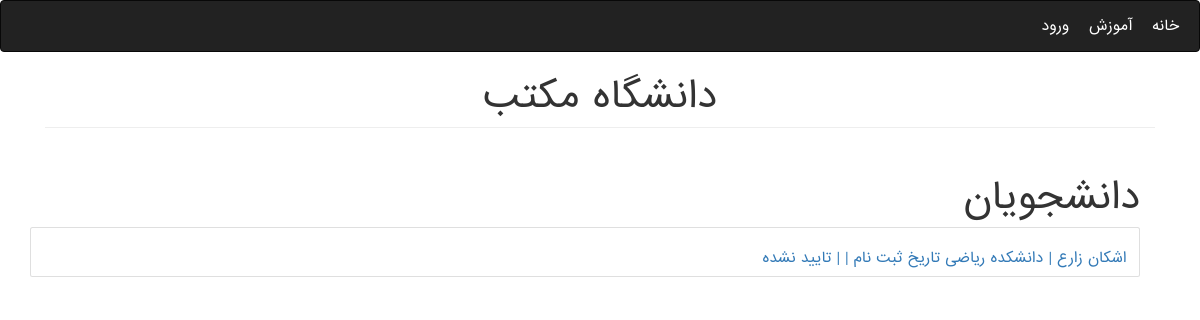
Before: /Education/students/ with the older database file.
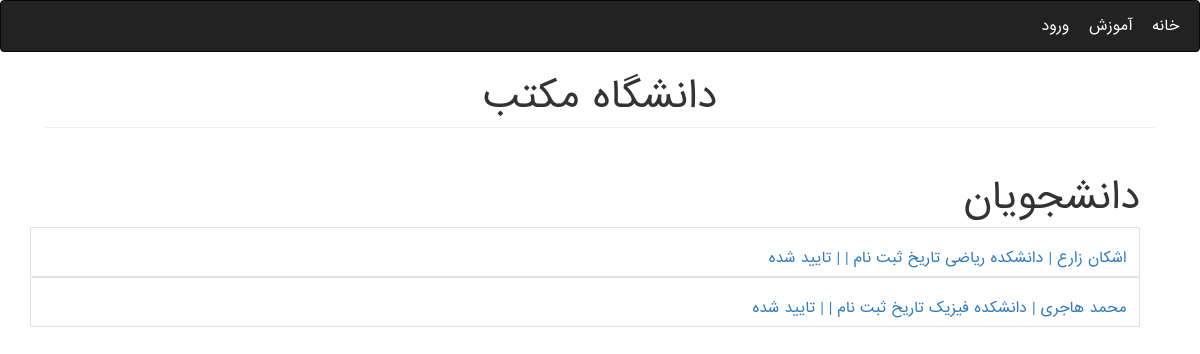
After: the same page with the newer database file.
### Education/models.py (models this page shows, shortened)
class Person(models.Model):
    user = models.OneToOneField(User, on_delete=models.CASCADE, null=True, blank=True, verbose_name=USERNAME)
    first_name = models.CharField(max_length=200, verbose_name=FIRST_NAME)
    last_name = models.CharField(max_length=200, verbose_name=LAST_NAME)
    birthday = models.DateField(verbose_name=BIRTHDAY)
    address = models.TextField(verbose_name=ADDRESS)
    personal_id = models.CharField(max_length=200, unique=True, blank=True, null=True, verbose_name=PERSONAL_ID)
    email = models.EmailField(verbose_name=EMAIL)
    entry_date = models.DateField(null=True, blank=True, default=django.utils.timezone.now, verbose_name=ENTRY_DATE)
    register_date = models.DateField(null=True, blank=True, default=django.utils.timezone.now,
                                     verbose_name=REGISTER_DATE)

class Student(Person):
    college = models.ForeignKey(College, on_delete=models.CASCADE, related_name='students', null=True)
    study_field = models.ForeignKey(StudyField, on_delete=models.CASCADE, null=True, blank=True,
                                    verbose_name=STUDY_FIELD, related_name='students')
    registration_confirmation = models.BooleanField(default=False, verbose_name=REGISTER_CONFIRM)
    max_units = models.PositiveIntegerField(default=24, verbose_name=MAX_UNITS)
    class Meta:
        permissions = [('can_write_blog', 'Can Write Blog')]

class Person(models.Model):
    user = models.OneToOneField(User, on_delete=models.CASCADE, null=True, blank=True, verbose_name=USERNAME)
    first_name = models.CharField(max_length=200, verbose_name=FIRST_NAME)
    last_name = models.CharField(max_length=200, verbose_name=LAST_NAME)
    birthday = models.DateField(verbose_name=BIRTHDAY)
    address = models.TextField(verbose_name=ADDRESS)
    personal_id = models.CharField(max_length=200, unique=True, blank=True, null=True, verbose_name=PERSONAL_ID)
    email = models.EmailField(verbose_name=EMAIL)
    entry_date = models.DateField(null=True, blank=True, default=django.utils.timezone.now, verbose_name=ENTRY_DATE)
    register_date = models.DateField(null=True, blank=True, default=django.utils.timezone.now,
                                     verbose_name=REGISTER_DATE)

class StudyField(models.Model):
    college = models.ForeignKey(College, on_delete=models.CASCADE, related_name='study_fields')
    name = models.CharField(max_length=300, verbose_name=STUDY_FIELD)

class College(models.Model):
    name = models.CharField(max_length=200)
    address = models.TextField()

### Education/views.py (the view)
# urls.py: path('students/', AllStudentsView.as_view(), name='all_students'),
class AllStudentsView(generic.ListView):
    template_name = 'Education/educate/students.html'
    queryset = Student.objects.all()

### Education/templatetags/education_extras.py (called while the page is built)
@register.filter(name='en_to_fa')
def en_to_fa(text):
    fa_numbers = ['۰', '۱', '۲', '۳', '۴', '۵', '۶', '۷', '۸', '۹']
    text_list = list(str(text))
    for i in range(len(text_list)):
        if text_list[i].isnumeric():
            text_list[i] = fa_numbers[int(text_list[i])]
    return ''.join(text_list)

@register.filter(name='convert_date')
def convert_date(date):
    j_date = jdatetime.date.fromgregorian(day=date.day, month=date.month, year=date.year)
    month = j_date.j_months_fa[j_date.month - 1]
    return f"{en_to_fa(j_date.day)} {month} {en_to_fa(j_date.year)}"

@register.filter(name='std_status')
def std_status(boolean):
    return 'تایید شده' if boolean else 'تایید نشده'

### templates/Education/educate/students.html (shortened to what this page needs)
{% extends 'Education/base.html' %}
{% load education_extras %}
{% block content %}
<div class="container mt-5">
        <div class="text-right"><h1>دانشجویان</h1></div>
            {% for std in object_list %}
                <div class="card text-right">
                    <a href="{% url 'Education:edit' 'students' std.id %}">
                          <div class="card-body">
                              <div class="card-title">
                                <h5 class="float-right">{{ std.first_name }} {{ std.last_name }}  | دانشکده {{ std.study_field.college.name }} تاریخ ثبت نام | {{ std.register_date|convert_date }} | {{ std.registration_confirmation|std_status }}</h5>
                              </div>
                          </div>
                    </a>
                </div>
            {% endfor %}
</div>
{% endblock %}

Changed rows visible on the page:
changed Student "اشکان": registration_confirmation|std_status "تایید نشده" → "تایید شده"
added Student: first_name "محمد", last_name "هاجری", study_field.college.name "فیزیک", registration_confirmation|std_status "تایید شده"
